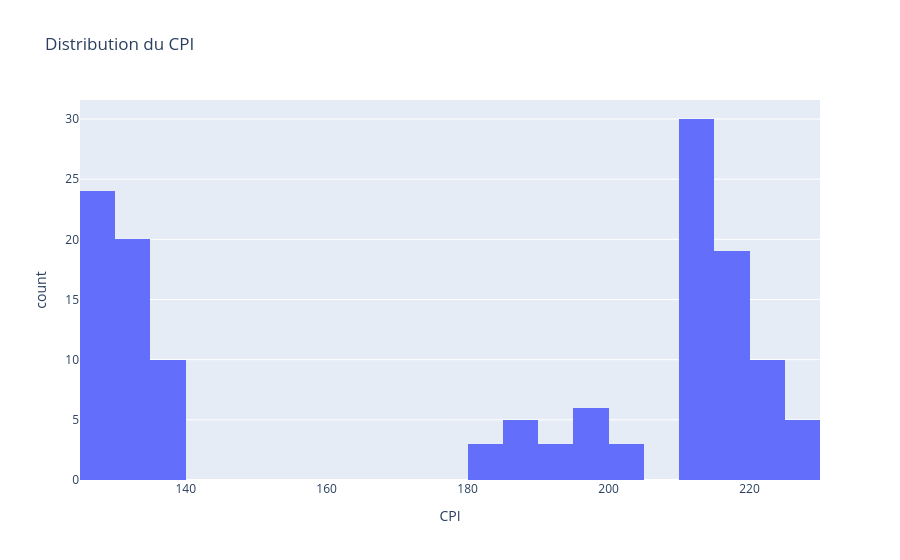

The cell this chart's notebook holds for it:
### Markdown cell above
On observe une répartition en deux blocs. Cela peut s'expliquer probablement par des variations soudaines de prix entre deux plateaux stables.

### Code cell
px.histogram(df, x="CPI", nbins=30,
             title="Distribution du CPI")

### Figure 1 — Plotly figure (JSON) as saved in the notebook; plotly's stock layout.template omitted (floating-point values rounded to 4 significant figures; data arrays with more than 128 entries replaced by an {"elided": "..."} marker saying what was removed)
{"data": [{"alignmentgroup": "True", "bingroup": "x", "hovertemplate": "CPI=%{x}<br>count=%{y}<extra></extra>", "legendgroup": "", "marker": {"color": "#636efa", "pattern": {"shape": ""}}, "name": "", "nbinsx": 30, "offsetgroup": "", "orientation": "v", "showlegend": false, "type": "histogram", "x": {"elided": "150 float values"}, "xaxis": "x", "yaxis": "y"}], "layout": {"barmode": "relative", "legend": {"tracegroupgap": 0}, "title": {"text": "Distribution du CPI"}, "xaxis": {"anchor": "y", "domain": [0, 1], "title": {"text": "CPI"}}, "yaxis": {"anchor": "x", "domain": [0, 1], "title": {"text": "count"}}}}
